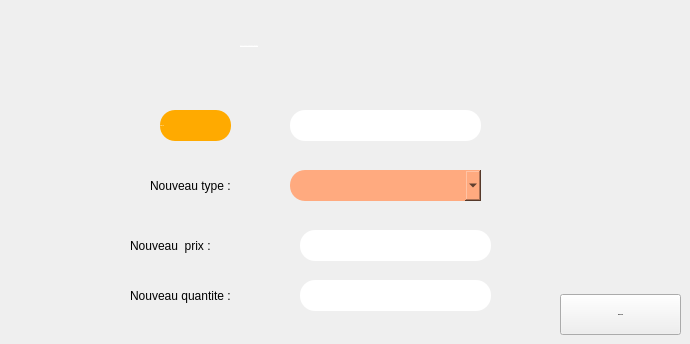
       <widget class="QWidget" name="Modifier_2">
        <attribute name="title">
         <string>Modifier un ingrédient</string>
        </attribute>
        <widget class="QLabel" name="label_code_ing_modif">
         <property name="geometry">
          <rect>
           <x>160</x>
           <y>110</y>
           <width>71</width>
           <height>31</height>
          </rect>
         </property>
         <property name="font">
          <font>
           <family>century gothic</family>
           <pointsize>-1</pointsize>
          </font>
         </property>
         <property name="styleSheet">
          <string notr="true">color:white;
border-radius:15px;
background:#ffaa00;</string>
         </property>
         <property name="text">
          <string>code Ing</string>
         </property>
        </widget>
        <widget class="QLabel" name="label_saisir_ing">
         <property name="geometry">
          <rect>
           <x>240</x>
           <y>30</y>
           <width>251</width>
           <height>31</height>
          </rect>
         </property>
         <property name="font">
          <font>
           <family>century gothic</family>
           <pointsize>-1</pointsize>
           <underline>true</underline>
           <strikeout>false</strikeout>
          </font>
         </property>
         <property name="styleSheet">
          <string notr="true">
color:white;


</string>
         </property>
         <property name="text">
          <string>Saisir le code de l'ingrédient à modifier   :</string>
         </property>
         <property name="textFormat">
          <enum>Qt::RichText</enum>
         </property>
         <property name="scaledContents">
          <bool>false</bool>
         </property>
        </widget>
        <widget class="QPushButton" name="modifier_2">
         <property name="geometry">
          <rect>
           <x>560</x>
           <y>294</y>
           <width>121</width>
           <height>41</height>
          </rect>
         </property>
         <property name="font">
          <font>
           <family>century gothic</family>
           <pointsize>-1</pointsize>
           <weight>75</weight>
           <bold>true</bold>
          </font>
         </property>
         <property name="text">
          <string>MODIFIER</string>
         </property>
        </widget>
        <widget class="QLineEdit" name="lineEdit_code_ingmodifier">
         <property name="geometry">
          <rect>
           <x>290</x>
           <y>110</y>
           <width>191</width>
           <height>31</height>
          </rect>
         </property>
         <property name="font">
          <font>
           <family>century gothic</family>
           <pointsize>-1</pointsize>
           <weight>75</weight>
           <bold>true</bold>
          </font>
         </property>
         <property name="styleSheet">
          <string notr="true">border-radius:15px;
</string>
         </property>
         <property name="maxLength">
          <number>8</number>
         </property>
         <property name="alignment">
          <set>Qt::AlignCenter</set>
         </property>
        </widget>
        <widget class="QLabel" name="label_nouv_prix">
         <property name="geometry">
          <rect>
           <x>130</x>
           <y>230</y>
           <width>141</width>
           <height>31</height>
          </rect>
         </property>
         <property name="styleSheet">
          <string notr="true">color:white;
border-radius:15px;
QLineEdit
{
background:#ffaa7f;
border-radius:60px;
}

QLineEdit
{
color:black;
border-radius:15px;
}
QLineEdit:hover
{
color:white;
border-radius:15px;
background:#ff5500;
}</string>
         </property>
         <property name="text">
          <string>Nouveau  prix :</string>
         </property>
        </widget>
        <widget class="QLabel" name="label_nouv_type_2">
         <property name="geometry">
          <rect>
           <x>150</x>
           <y>170</y>
           <width>101</width>
           <height>31</height>
          </rect>
         </property>
         <property name="styleSheet">
          <string notr="true">color:white;
border-radius:15px;
QLineEdit
{
background:#ffaa7f;
border-radius:60px;
}

QLineEdit
{
color:black;
border-radius:15px;
}
QLineEdit:hover
{
color:white;
border-radius:15px;
background:#ff5500;
}</string>
         </property>
         <property name="text">
          <string>Nouveau type : </string>
         </property>
        </widget>
        <widget class="QLineEdit" name="lineEdit_nouv_prix">
         <property name="geometry">
          <rect>
           <x>300</x>
           <y>230</y>
           <width>191</width>
           <height>31</height>
          </rect>
         </property>
         <property name="font">
          <font>
           <family>century gothic</family>
           <pointsize>-1</pointsize>
           <weight>75</weight>
           <bold>true</bold>
          </font>
         </property>
         <property name="styleSheet">
          <string notr="true">border-radius:15px;
</string>
         </property>
         <property name="maxLength">
          <number>8</number>
         </property>
         <property name="alignment">
          <set>Qt::AlignCenter</set>
         </property>
        </widget>
        <widget class="QComboBox" name="comboBox2">
         <property name="geometry">
          <rect>
           <x>290</x>
           <y>170</y>
           <width>191</width>
           <height>31</height>
          </rect>
         </property>
         <property name="font">
          <font>
           <family>century gothic</family>
           <pointsize>-1</pointsize>
           <weight>75</weight>
           <bold>true</bold>
          </font>
         </property>
         <property name="styleSheet">
          <string notr="true">QComboBox
{
background:#ffaa7f;
border-radius:60px;
}

QComboBox{
color:black;
border-radius:15px;
}
QComboBox:hover
{
color:black;
border-radius:15px;
background:#ff5500;
}</string>
         </property>
        </widget>
        <widget class="QLineEdit" name="lineEdit_quantitemodiing">
         <property name="geometry">
          <rect>
           <x>300</x>
           <y>280</y>
           <width>191</width>
           <height>31</height>
          </rect>
         </property>
         <property name="font">
          <font>
           <family>century gothic</family>
           <pointsize>-1</pointsize>
           <weight>75</weight>
           <bold>true</bold>
          </font>
         </property>
         <property name="styleSheet">
          <string notr="true">border-radius:15px;
</string>
         </property>
         <property name="text">
          <string/>
         </property>
         <property name="maxLength">
          <number>8</number>
         </property>
         <property name="alignment">
          <set>Qt::AlignCenter</set>
         </property>
        </widget>
        <widget class="QLabel" name="label_quantite_2">
         <property name="geometry">
          <rect>
           <x>130</x>
           <y>280</y>
           <width>141</width>
           <height>31</height>
          </rect>
         </property>
         <property name="styleSheet">
          <string notr="true">color:white;
border-radius:15px;
QLineEdit
{
background:#ffaa7f;
border-radius:60px;
}

QLineEdit
{
color:black;
border-radius:15px;
}
QLineEdit:hover
{
color:white;
border-radius:15px;
background:#ff5500;
}</string>
         </property>
         <property name="text">
          <string>Nouveau quantite :</string>
         </property>
        </widget>
       </widget>
